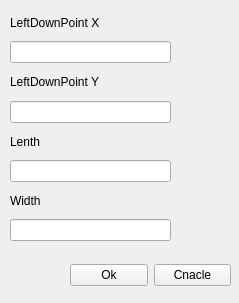
<?xml version="1.0" encoding="UTF-8"?>
<ui version="4.0">
 <class>CreateRectangleForm</class>
 <widget class="QWidget" name="CreateRectangleForm">
  <property name="geometry">
   <rect>
    <x>0</x>
    <y>0</y>
    <width>239</width>
    <height>303</height>
   </rect>
  </property>
  <property name="minimumSize">
   <size>
    <width>239</width>
    <height>303</height>
   </size>
  </property>
  <property name="maximumSize">
   <size>
    <width>239</width>
    <height>303</height>
   </size>
  </property>
  <property name="windowTitle">
   <string>Form</string>
  </property>
  <widget class="QWidget" name="">
   <property name="geometry">
    <rect>
     <x>10</x>
     <y>10</y>
     <width>161</width>
     <height>231</height>
    </rect>
   </property>
   <layout class="QVBoxLayout" name="verticalLayout">
    <item>
     <widget class="QLabel" name="label">
      <property name="text">
       <string>LeftDownPoint X</string>
      </property>
     </widget>
    </item>
    <item>
     <widget class="QLineEdit" name="editLdpX"/>
    </item>
    <item>
     <widget class="QLabel" name="label_2">
      <property name="text">
       <string>LeftDownPoint Y</string>
      </property>
     </widget>
    </item>
    <item>
     <widget class="QLineEdit" name="editLdpY"/>
    </item>
    <item>
     <widget class="QLabel" name="label_3">
      <property name="text">
       <string>Lenth</string>
      </property>
     </widget>
    </item>
    <item>
     <widget class="QLineEdit" name="editLenth"/>
    </item>
    <item>
     <widget class="QLabel" name="label_4">
      <property name="text">
       <string>Width</string>
      </property>
     </widget>
    </item>
    <item>
     <widget class="QLineEdit" name="editWidth"/>
    </item>
   </layout>
  </widget>
  <widget class="QWidget" name="">
   <property name="geometry">
    <rect>
     <x>70</x>
     <y>260</y>
     <width>161</width>
     <height>31</height>
    </rect>
   </property>
   <layout class="QHBoxLayout" name="horizontalLayout">
    <item>
     <widget class="QPushButton" name="btnEnterData">
      <property name="text">
       <string>Ok</string>
      </property>
     </widget>
    </item>
    <item>
     <widget class="QPushButton" name="btnExit">
      <property name="text">
       <string>Cnacle</string>
      </property>
     </widget>
    </item>
   </layout>
  </widget>
 </widget>
 <resources/>
 <connections/>
</ui>
